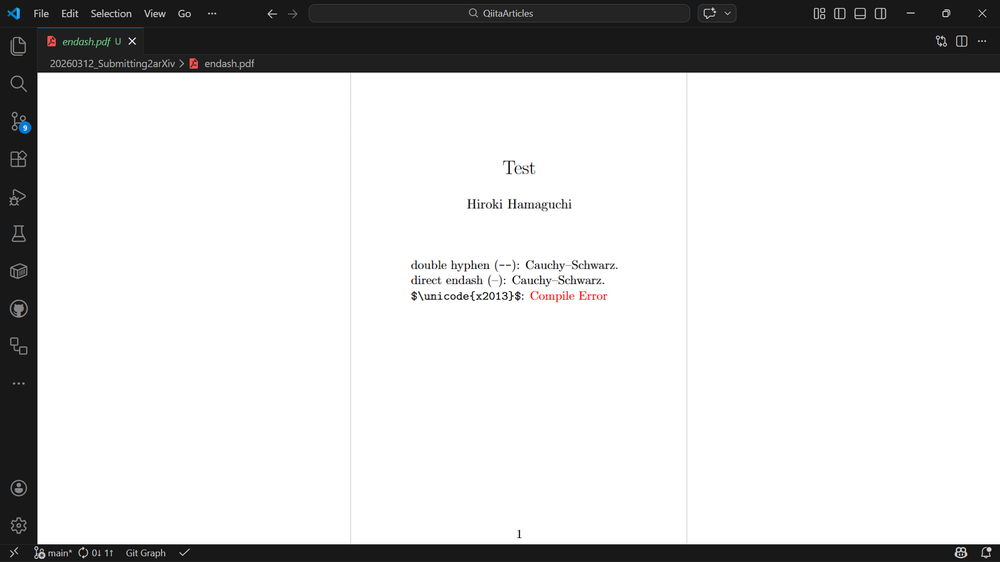
#> input picture 20260312_Submitting2arXiv/_test_endash.png, 1000 x 562 px, shrunk from 1920 x 1080 before the run; its folder holds 4 pictures in this run
$ python pdf2png.py
#> lines starting #> are read from the running program, lines starting #| are printed output that depends on the picture
import glob
import os

from PIL import Image

os.chdir(os.path.dirname(os.path.abspath(__file__)))


def main():
    # Get all PNG files starting with _test
    png_files = glob.glob("_test*.png")

    for png_file in png_files:
        # Open the image
        img = Image.open(png_file)
#> img is the input picture: PIL image 1000x562 RGB; mean R, G, B 211.1, 211.1, 211.1
        width, height = img.size
#> width = 1000; height = 562

        # Calculate crop boundaries (top, left, right, bottom)
        top = int(height * 0.13)
#> top = 73
        left = int(width * 0.25)
#> left = 250
        right = int(width * (1 - 0.21))
#> right = 790
        bottom = int(height * (1 - 0.03))
#> bottom = 545

        # Crop the image
        cropped_img = img.crop((left, top, right, bottom))
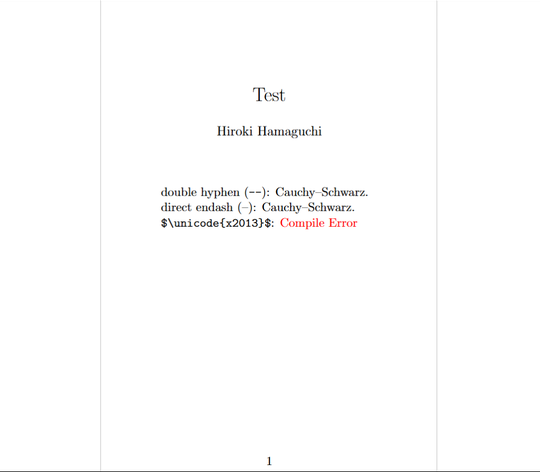
#> cropped_img: PIL image 540x472 RGB; mean R, G, B 253.2, 253, 253

        # Generate output filename (remove leading underscore)
        output_filename = png_file[1:]

        # Save the cropped image
        cropped_img.save(output_filename)
        print(f"Saved: {output_filename}")
#> pass 2 of the loop in main, `for png_file in png_files:`:
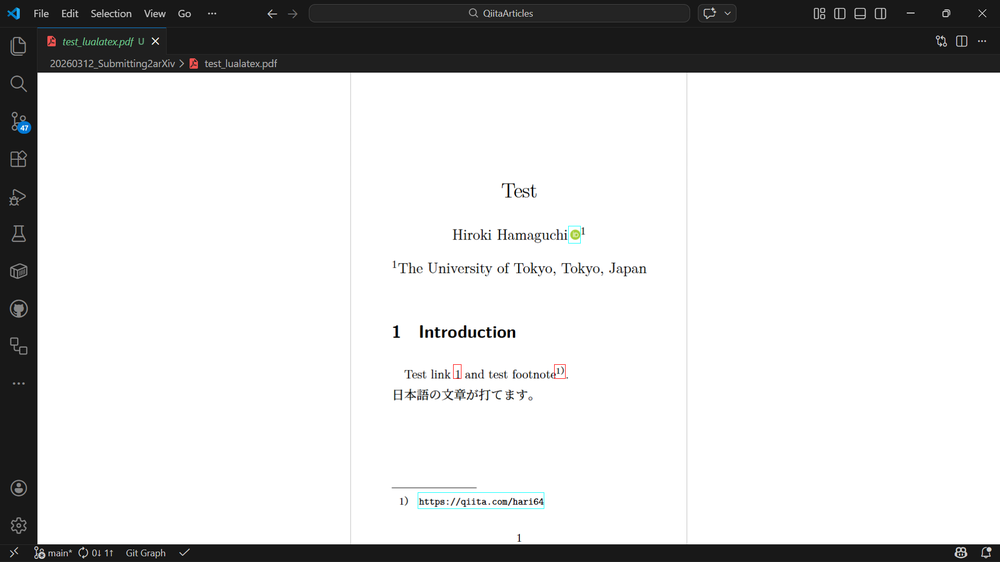
#> input picture 20260312_Submitting2arXiv/_test_lualatex.png, 1000 x 562 px, shrunk from 1920 x 1080 before the run
#> in main, img is the input picture: PIL image 1000x562 RGB; mean R, G, B 210.6, 210.7, 210.7
#> in main, `cropped_img = img.crop((left, top, right, bottom))`:
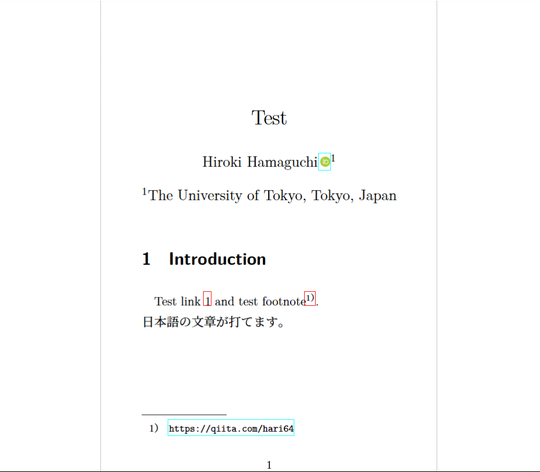
#> cropped_img: PIL image 540x472 RGB; mean R, G, B 252, 252.1, 252.1
#> pass 3 of the loop in main, `for png_file in png_files:`:
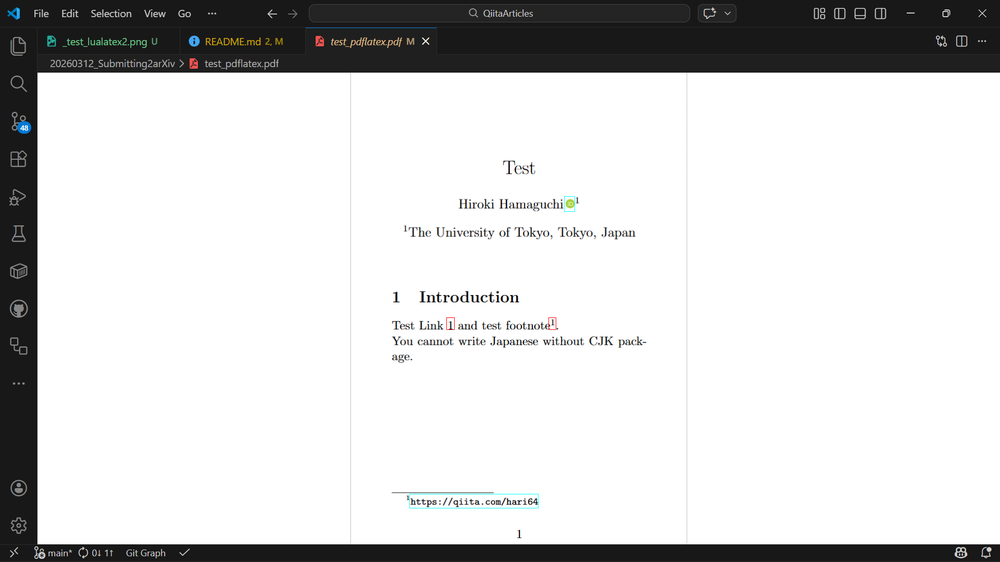
#> input picture 20260312_Submitting2arXiv/_test_pdflatex.png, 1000 x 562 px, shrunk from 1920 x 1080 before the run
#> in main, img is the input picture: PIL image 1000x562 RGB; mean R, G, B 210.8, 210.9, 210.9
#> in main, `cropped_img = img.crop((left, top, right, bottom))`:
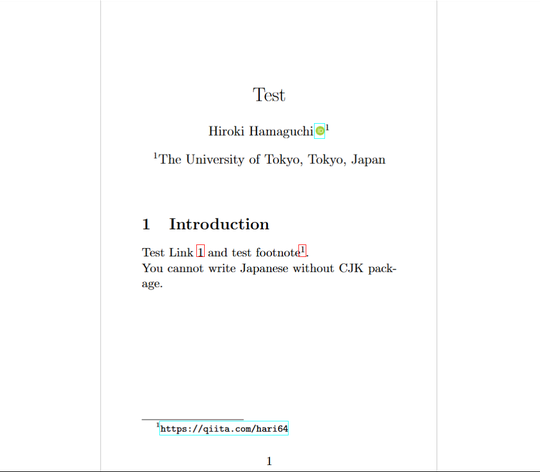
#> cropped_img: PIL image 540x472 RGB; mean R, G, B 252, 252.2, 252.2
#> the loop made 4 passes; the first 3 are shown


if __name__ == "__main__":
    main()
